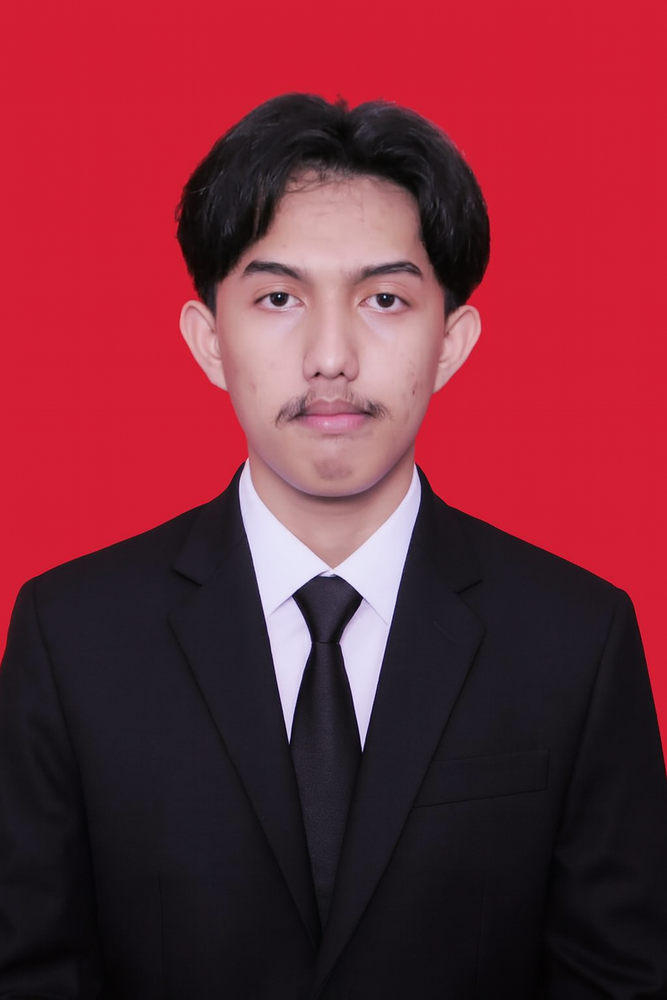
#> input picture Deteksi Tepi/file_00000000f574720980c09191e92bd56d.png, 667 x 1000 px, shrunk from 1024 x 1536 before the run
$ python edge_robert.py
#> lines starting #> are read from the running program, lines starting #| are printed output that depends on the picture
import imageio as img
import numpy as np
import matplotlib.pyplot as plt

robertX = np.array([
    [1,0],
    [0,-1]
])

robertY = np.array([
    [0,1],
    [-1,0]
])

image = img.imread('file_00000000f574720980c09191e92bd56d.png', mode='F')
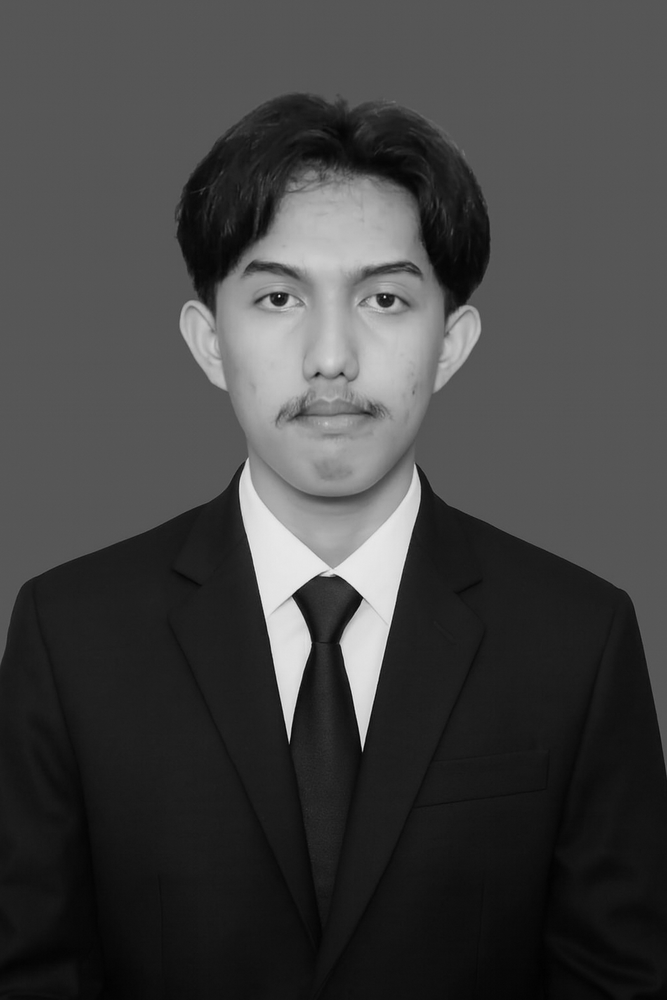
#> image: shape (1000, 667) float32; min 0.94, max 237.3, mean 67

imgPad = np.pad(image, pad_width=1, mode='constant', constant_values=0)

Gx = np.zeros_like(imgPad)
Gy = np.zeros_like(imgPad)

for y in range (1, imgPad.shape [0]-1):
    for x in range(1, imgPad.shape[1]-1):
        area = imgPad[y:y+2, x:x+2]
        Gx[y-1,x-1] = np.sum(area * robertX)
        Gy[y-1,x-1] = np.sum(area * robertY)
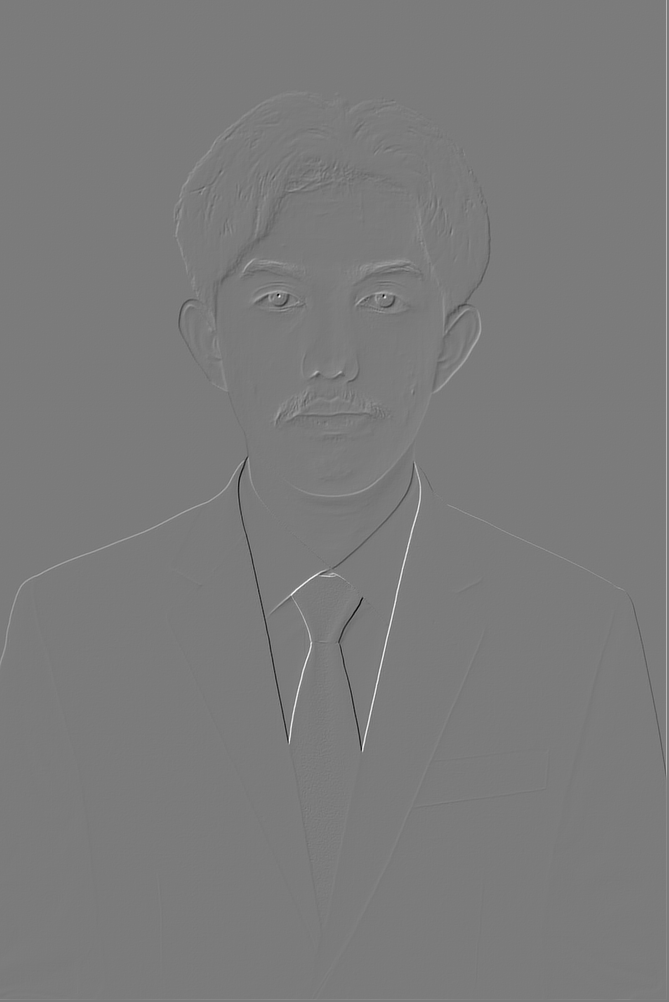
#> Gx: shape (1002, 669) float32; min -182.4, max 193.9, mean 0.2; drawn with min black and max white

G = np.sqrt(Gx**2 + Gy **2)
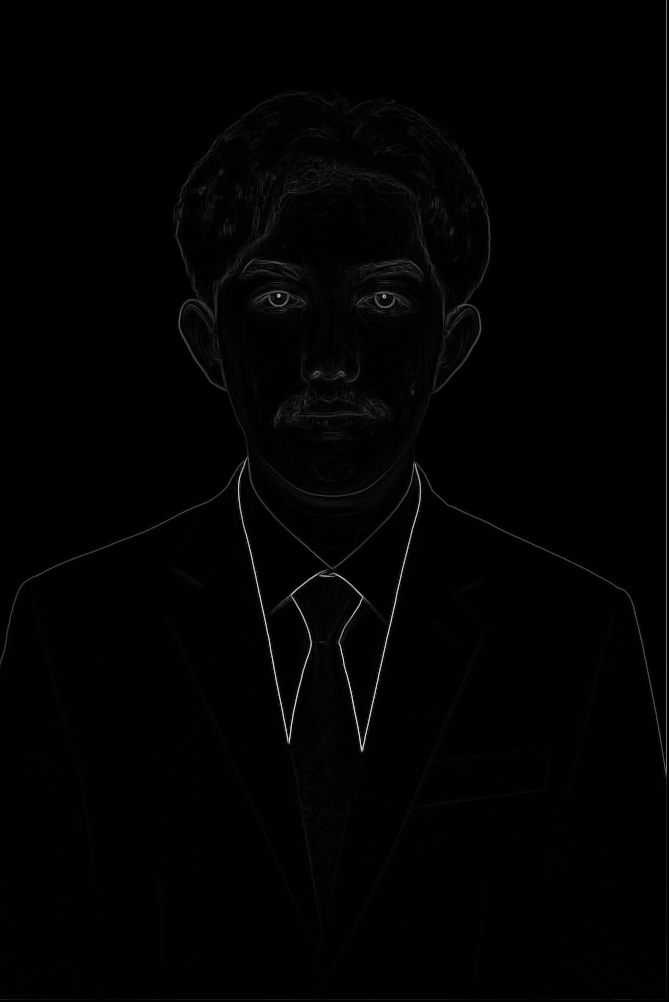
#> G: shape (1002, 669) float32; min 0, max 237.8, mean 2.8
G = (G/G.max()) * 255
G = np.clip(G,0,255)
G = G.astype(np.uint8)

plt.figure(figsize=(10,10))

plt.subplot(2,2,1)
plt.imshow(image)

plt.subplot(2,2,2)
plt.imshow(Gx, cmap='gray')

plt.subplot(2,2,2)
plt.imshow(Gy, cmap='gray')

plt.subplot(2,2,4)
plt.imshow(G, cmap= 'gray')

plt.show()
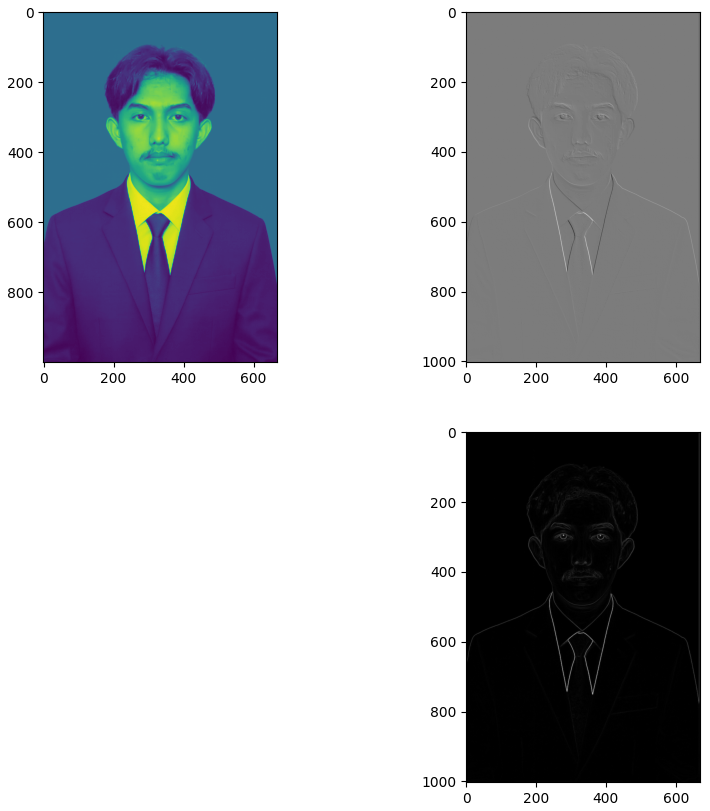
#> figure drawn by matplotlib, 3 panels
